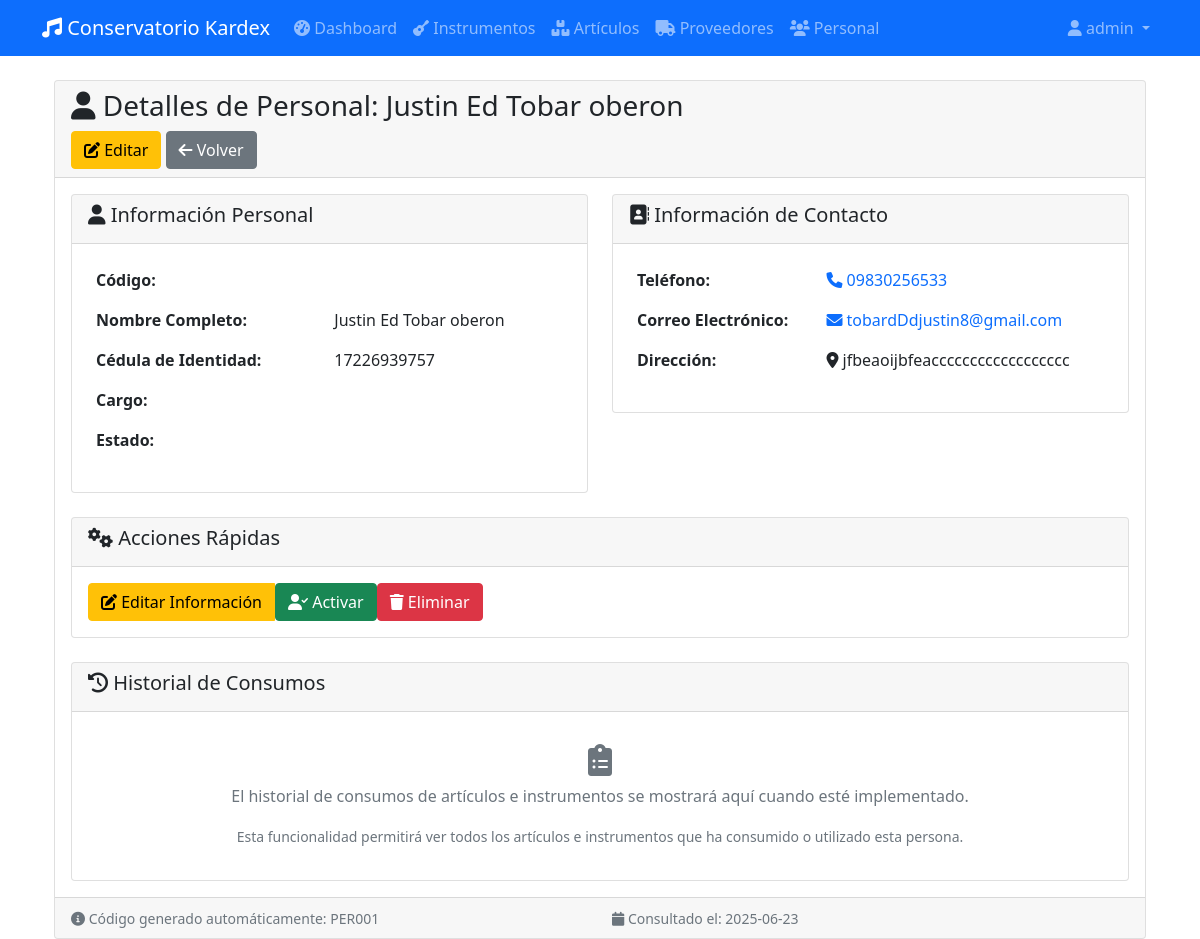
/personal/1 (signed in), run on the app's committed database.
### app/database/models.py (models this page shows, shortened)
class BaseModel(db.Model):
    __abstract__ = True
    id = db.Column(db.Integer, primary_key=True)
    created_at = db.Column(db.DateTime, default=datetime.utcnow)
    updated_at = db.Column(db.DateTime, default=datetime.utcnow, onupdate=datetime.utcnow)

class Usuario(UserMixin, BaseModel):
    __tablename__ = 'tb_usuario'
    u_username = db.Column(db.String(50), unique=True, nullable=False)
    u_password = db.Column(db.String(100), nullable=False)  # Almacenará el hash
    movimientos = db.relationship('MovimientoDetalle', backref='usuario', lazy=True)
    @property
    def username(self):
        return self.u_username

class Persona(BaseModel):
    __tablename__ = 'tb_persona'
    pe_codigo = db.Column(db.String(20), unique=True, nullable=False)
    pe_nombre = db.Column(db.String(100), nullable=False)
    pe_apellido = db.Column(db.String(100))
    pe_ci = db.Column(db.String(20))
    pe_telefono = db.Column(db.String(15))
    pe_correo = db.Column(db.String(100))
    pe_direccion = db.Column(db.String(200))
    pe_cargo = db.Column(db.String(50))
    pe_estado = db.Column(db.String(20), default='Activo')
    consumos = db.relationship('Consumo', backref='persona', lazy=True)

### app/routes/web/personal.py (the view)
@bp.route('/<int:persona_id>')
@login_required
def detalle_personal(persona_id):
    persona = personal_service.obtener_por_id(persona_id)
    if not persona:
        flash('Persona no encontrada', 'error')
        return redirect(url_for('personal.listar_personal'))
    today = date.today().strftime('%Y-%m-%d')
    return render_template('personal/detail.html', persona=persona, today=today)

### app/templates/personal/detail.html (shortened to what this page needs)
{% extends "base.html" %}
{% block content %}
<div class="container-fluid">
    <div class="row">
        <div class="col-12">
            <div class="card">
                <div class="card-header">
                    <h3 class="card-title">
                        <i class="fas fa-user"></i> Detalles de Personal: {{ persona.pe_nombre }} {{ persona.pe_apellido }}
                    </h3>
                    <div class="card-tools">
                        <a href="{{ url_for('personal.editar_personal', persona_id=persona.id) }}"
                           class="btn btn-warning">
                            <i class="fas fa-edit"></i> Editar
                        </a>
                        <a href="{{ url_for('personal.listar_personal') }}" class="btn btn-secondary">
                            <i class="fas fa-arrow-left"></i> Volver
                        </a>
                    </div>
                </div>
                <div class="card-body">
                    <div class="row">
                        <div class="col-md-6">
                            <div class="card card-outline card-primary">
                                <div class="card-header">
                                    <h5 class="card-title"><i class="fas fa-user"></i> Información Personal</h5>
                                </div>
                                <div class="card-body">
                                    <table class="table table-borderless">
                                        <tr>
                                            <td><strong>Código:</strong></td>
                                            <td>
                                                <span class="badge badge-primary badge-lg">{{ persona.pe_codigo }}</span>
                                            </td>
                                        </tr>
                                        <tr>
                                            <td><strong>Nombre Completo:</strong></td>
                                            <td>{{ persona.pe_nombre }} {{ persona.pe_apellido }}</td>
                                        </tr>
                                        <tr>
                                            <td><strong>Cédula de Identidad:</strong></td>
                                            <td>{{ persona.pe_ci or 'No especificada' }}</td>
                                        </tr>
                                        <tr>
                                            <td><strong>Cargo:</strong></td>
                                            <td>
                                                {% if persona.pe_cargo %}
                                                    <span class="badge badge-info">{{ persona.pe_cargo }}</span>
                                                {% else %}
                                                    <span class="text-muted">No especificado</span>
                                                {% endif %}
                                            </td>
                                        </tr>
                                        <tr>
                                            <td><strong>Estado:</strong></td>
                                            <td>
                                                {% if persona.pe_estado == 'Activo' %}
                                                    <span class="badge badge-success">{{ persona.pe_estado }}</span>
                                                {% else %}
                                                    <span class="badge badge-secondary">{{ persona.pe_estado }}</span>
                                                {% endif %}
                                            </td>
                                        </tr>
                                    </table>
                                </div>
                            </div>
                        </div>
                        <div class="col-md-6">
                            <div class="card card-outline card-info">
                                <div class="card-header">
                                    <h5 class="card-title"><i class="fas fa-address-book"></i> Información de Contacto</h5>
                                </div>
                                <div class="card-body">
                                    <table class="table table-borderless">
                                        <tr>
                                            <td><strong>Teléfono:</strong></td>
                                            <td>
                                                {% if persona.pe_telefono %}
                                                    <a href="tel:{{ persona.pe_telefono }}" class="text-decoration-none">
                                                        <i class="fas fa-phone"></i> {{ persona.pe_telefono }}
                                                    </a>
                                                {% else %}
                                                    <span class="text-muted">No especificado</span>
                                                {% endif %}
                                            </td>
                                        </tr>
                                        <tr>
                                            <td><strong>Correo Electrónico:</strong></td>
                                            <td>
                                                {% if persona.pe_correo %}
                                                    <a href="mailto:{{ persona.pe_correo }}" class="text-decoration-none">
                                                        <i class="fas fa-envelope"></i> {{ persona.pe_correo }}
                                                    </a>
                                                {% else %}
                                                    <span class="text-muted">No especificado</span>
                                                {% endif %}
                                            </td>
                                        </tr>
                                        <tr>
                                            <td><strong>Dirección:</strong></td>
                                            <td>
                                                {% if persona.pe_direccion %}
                                                    <i class="fas fa-map-marker-alt"></i> {{ persona.pe_direccion }}
                                                {% else %}
                                                    <span class="text-muted">No especificada</span>
                                                {% endif %}
                                            </td>
                                        </tr>
                                    </table>
                                </div>
                            </div>
                        </div>
                    </div>
                    <div class="row mt-4">
                        <div class="col-12">
                            <div class="card card-outline card-warning">
                                <div class="card-header">
                                    <h5 class="card-title"><i class="fas fa-cogs"></i> Acciones Rápidas</h5>
                                </div>
                                <div class="card-body">
                                    <div class="btn-group" role="group">
                                        <a href="{{ url_for('personal.editar_personal', persona_id=persona.id) }}"
                                           class="btn btn-warning">
                                            <i class="fas fa-edit"></i> Editar Información
                                        </a>
                                        {% if persona.pe_estado == 'Activo' %}
                                            <form method="POST" action="{{ url_for('personal.cambiar_estado', persona_id=persona.id) }}"
                                                  style="display: inline;"
                                                  onsubmit="return confirm('¿Está seguro de desactivar a {{ persona.pe_nombre }} {{ persona.pe_apellido }}?')">
                                                <input type="hidden" name="estado" value="Inactivo">
                                                <button type="submit" class="btn btn-secondary">
                                                    <i class="fas fa-user-slash"></i> Desactivar
                                                </button>
                                            </form>
                                        {% else %}
                                            <form method="POST" action="{{ url_for('personal.cambiar_estado', persona_id=persona.id) }}"
                                                  style="display: inline;">
                                                <button type="submit" class="btn btn-success">
                                                    <i class="fas fa-user-check"></i> Activar
                                                </button>
                                            </form>
                                        {% endif %}
                                        <form method="POST" action="{{ url_for('personal.eliminar_personal', persona_id=persona.id) }}"
                                              style="display: inline;"
                                              onsubmit="return confirm('¿Está seguro de eliminar a {{ persona.pe_nombre }} {{ persona.pe_apellido }}? Esta acción no se puede deshacer.')">
                                            <button type="submit" class="btn btn-danger">
                                                <i class="fas fa-trash"></i> Eliminar
                                            </button>
                                        </form>
                                    </div>
                                </div>
                            </div>
                        </div>
                    </div>
                    <div class="row mt-4">
                        <div class="col-12">
                            <div class="card card-outline card-success">
                                <div class="card-header">
                                    <h5 class="card-title"><i class="fas fa-history"></i> Historial de Consumos</h5>
                                </div>
                                <div class="card-body">
                                    <div class="text-center py-3">
                                        <i class="fas fa-clipboard-list fa-2x text-muted mb-2"></i>
                                        <p class="text-muted">
                                            El historial de consumos de artículos e instrumentos se mostrará aquí cuando esté implementado.
                                        </p>
                                        <small class="text-muted">
                                            Esta funcionalidad permitirá ver todos los artículos e instrumentos que ha consumido o utilizado esta persona.
                                        </small>
                                    </div>
                                </div>
                            </div>
                        </div>
                    </div>
                </div>
                <div class="card-footer">
                    <div class="row">
                        <div class="col-md-6">
                            <small class="text-muted">
                                <i class="fas fa-info-circle"></i>
                                Código generado automáticamente: {{ persona.pe_codigo }}
                            </small>
                        </div>
                        <div class="col-md-6 text-right">
                            <small class="text-muted">
                                <i class="fas fa-calendar"></i>
                                Consultado el: {{ today }}
                            </small>
                        </div>
                    </div>
                </div>
            </div>
        </div>
    </div>
</div>
{% endblock %}

### app/templates/base.html (shortened to what this page needs)
<!DOCTYPE html>
<html lang="es">
<head>
    <link href="https://cdn.jsdelivr.net/npm/bootstrap@5.1.3/dist/css/bootstrap.min.css" rel="stylesheet">
    <link href="https://cdnjs.cloudflare.com/ajax/libs/font-awesome/6.0.0/css/all.min.css" rel="stylesheet">
</head>
<body>
    <nav class="navbar navbar-expand-lg navbar-dark bg-primary">
        <div class="container">
            <a class="navbar-brand" href="{{ url_for('dashboard.index') }}">
                <i class="fas fa-music"></i> Conservatorio Kardex
            </a>
            <div class="collapse navbar-collapse" id="navbarNav">
                {% if current_user.is_authenticated %}
                <ul class="navbar-nav me-auto">
                    <li class="nav-item">
                        <a class="nav-link" href="{{ url_for('dashboard.index') }}">
                            <i class="fas fa-tachometer-alt"></i> Dashboard
                        </a>
                    </li>
                    <li class="nav-item">
                        <a class="nav-link" href="{{ url_for('instrumentos.listar_instrumentos') }}">
                            <i class="fas fa-guitar"></i> Instrumentos
                        </a>
                    </li>
                    <li class="nav-item">
                        <a class="nav-link" href="{{ url_for('articulos.listar_articulos') }}">
                            <i class="fas fa-boxes"></i> Artículos
                        </a>
                    </li>
                    <li class="nav-item">
                        <a class="nav-link" href="{{ url_for('proveedores.listar_proveedores') }}">
                            <i class="fas fa-truck"></i> Proveedores
                        </a>
                    </li>
                    <li class="nav-item">
                        <a class="nav-link" href="{{ url_for('personal.listar_personal') }}">
                            <i class="fas fa-users"></i> Personal
                        </a>
                    </li>
                </ul>
                <ul class="navbar-nav">
                    <li class="nav-item dropdown">
                        <a class="nav-link dropdown-toggle" href="#" id="navbarDropdown" role="button" data-bs-toggle="dropdown">
                            <i class="fas fa-user"></i> {{ current_user.username }}
                        </a>
                    </li>
                </ul>
                {% endif %}
            </div>
        </div>
    </nav>
    <div class="container mt-4">
        {% block content %}{% endblock %}
    </div>
</body>
</html>

### data on the page
Usuario: username "admin"
Persona: pe_nombre "Justin Ed", pe_apellido "Tobar oberon", pe_ci "17226939757", pe_telefono "09830256533", pe_correo "tobardDdjustin8@gmail.com", pe_direccion "jfbeaoijbfeacccccccccccccccccc", pe_codigo "PER001"
